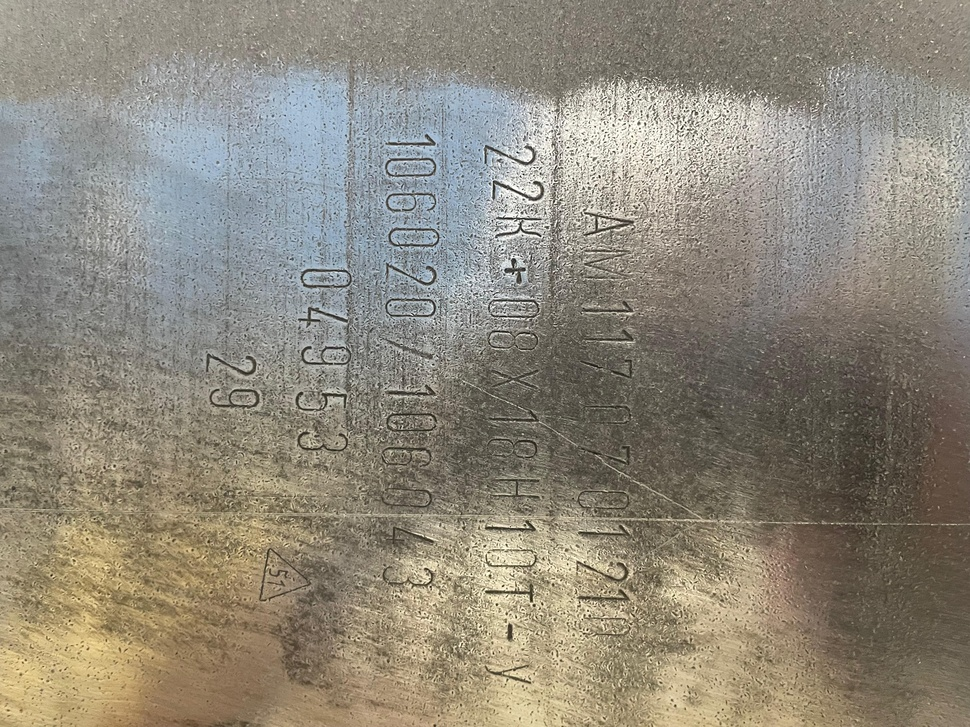
#> input picture Росатом исходники/train/imgs/102.JPG, 970 x 727 px, shrunk from 4032 x 3024 before the run, found by its file name; its folder holds only this picture in this run
$ python processing.py
#> lines starting #> are read from the running program, lines starting #| are printed output that depends on the picture
import os
import cv2

# Путь к папке с изображениями и аннотациями
input_folder = "train Росатом/train/imgs"
output_folder = "image_preprocessed"  # Укажите нужный путь к папке для сохранения результатов

# Создаем выходную папку, если её нет
os.makedirs(output_folder, exist_ok=True)

# Функция для обработки и сохранения выделенных областей
def process_image(image_path, output_folder):
    # Открываем изображение
#> called with image_path = 'train Росатом/train/imgs/102.JPG', output_folder = 'image_preprocessed'
    image = cv2.imread(image_path)
#> image is the input picture: shape (727, 970, 3); mean B, G, R 124, 137.3, 143.3

    # Преобразуем изображение в оттенки серого
    gray_img = cv2.cvtColor(image, cv2.COLOR_BGR2GRAY)
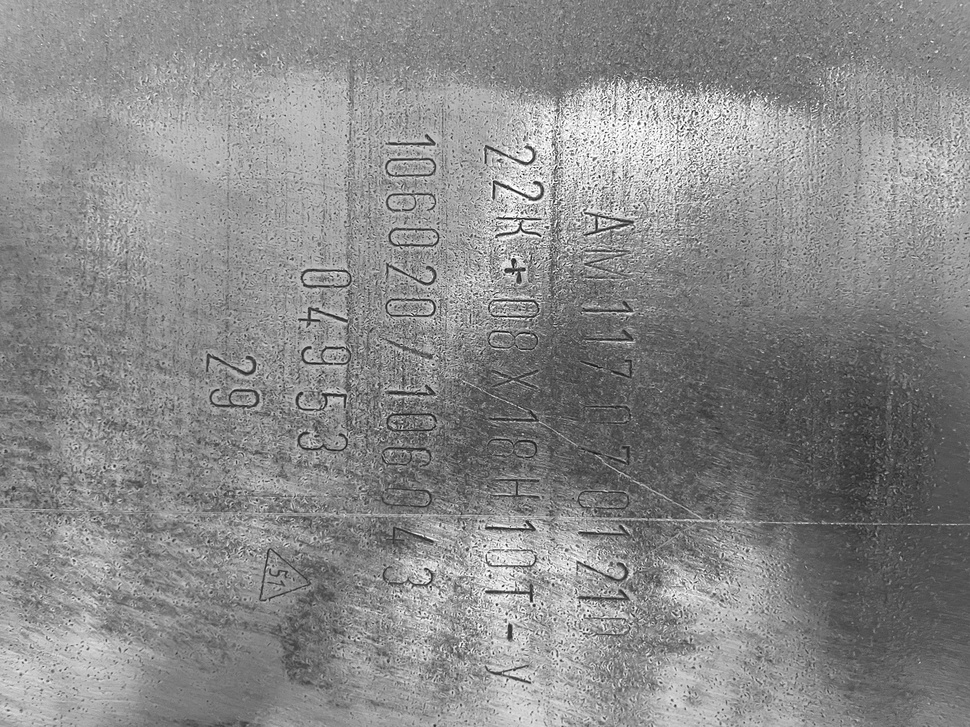
#> gray_img: shape (727, 970); min 4, max 255, mean 137.6

    # Применяем медианный фильтр
    median_image = cv2.medianBlur(gray_img, 5)

    # Применяем фильтр Лапласа для выделения границ
    laplac = cv2.Laplacian(median_image, cv2.THRESH_BINARY, scale=0.55, ksize=5)
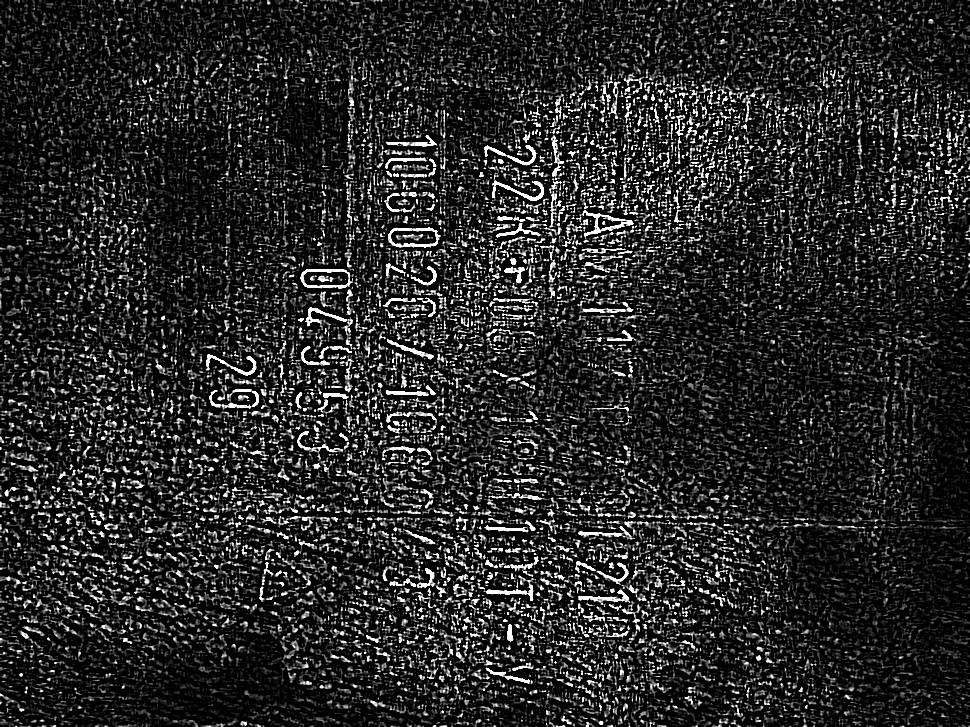
#> laplac: shape (727, 970); min 0, max 255, mean 39

    # Генерируем уникальное имя файла для каждой области
    base_name = os.path.splitext(os.path.basename(image_path))[0]
    output_file = f"{base_name}.jpg"

    # Сохраняем изображение в указанной выходной папке
    cv2.imwrite(os.path.join(output_folder, output_file), laplac)
    print(f"Сохранено: {os.path.join(output_folder, output_file)}")

# Проходим по всем изображениям в папке ввода
for image_name in os.listdir(input_folder):
    # Определяем путь к изображению
    image_path = os.path.join(input_folder, image_name)

    # Проверяем, что это файл изображения (по расширению, например, .jpg, .png)
    if image_name.lower().endswith(('.png', '.jpg', '.jpeg', '.bmp', '.tiff')):
        process_image(image_path, output_folder)

$ run again, on Росатом исходники/train/imgs/123.JPG
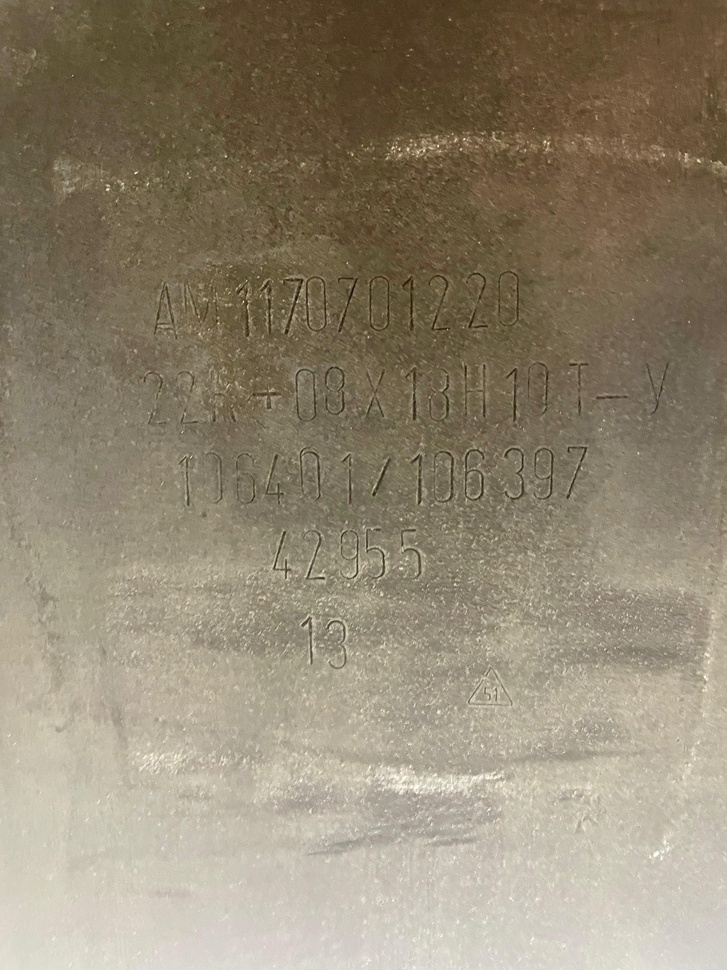
#> input picture Росатом исходники/train/imgs/123.JPG, 727 x 970 px, shrunk from 3024 x 4032 before the run, found by its file name
#> in process_image, image is the input picture: shape (970, 727, 3); mean B, G, R 113.8, 134.7, 145.8
#> in process_image, `gray_img = cv2.cvtColor(image, cv2.COLOR_BGR2GRAY)`:
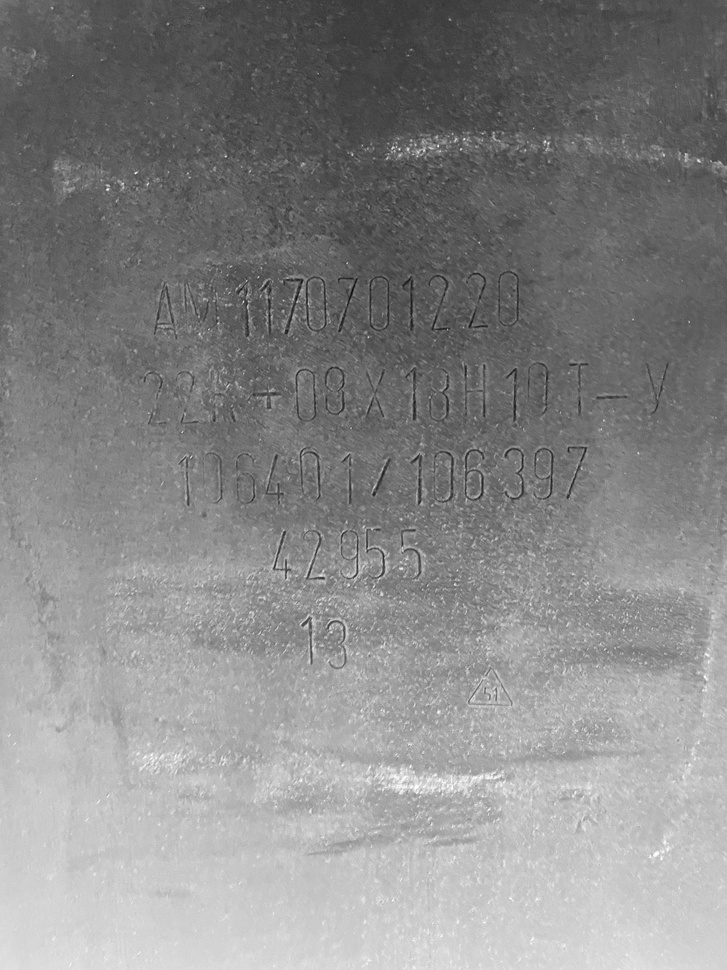
#> gray_img: shape (970, 727); min 6, max 254, mean 135.6
#> in process_image, `laplac = cv2.Laplacian(median_image, cv2.THRESH_BINARY, scale=0.55, ks..`:
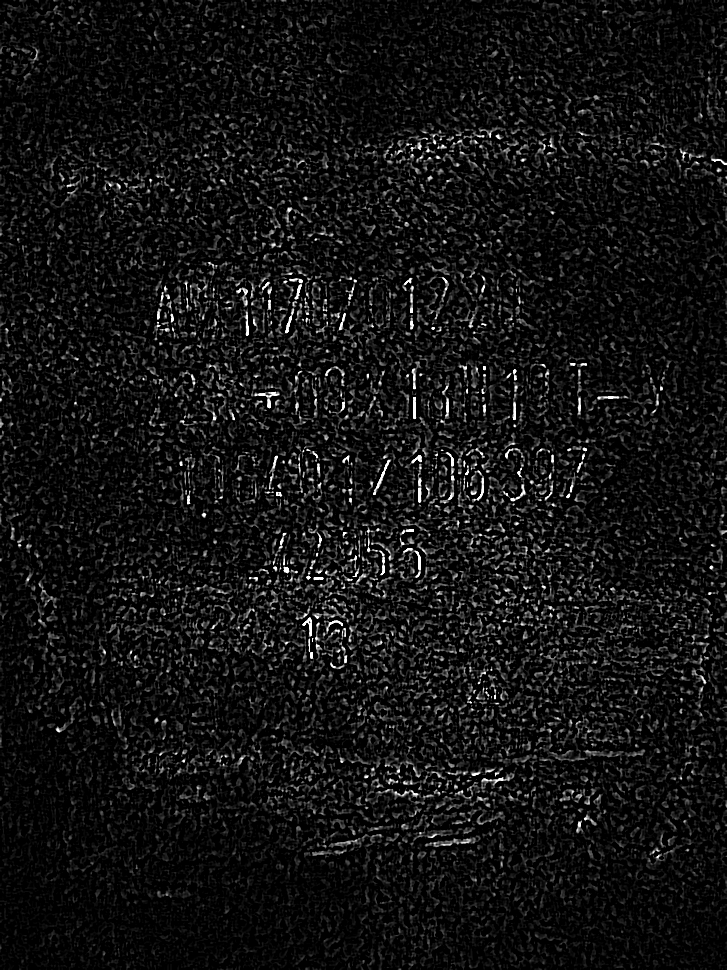
#> laplac: shape (970, 727); min 0, max 255, mean 18.7

$ run again, on Росатом исходники/train/imgs/124.jpg
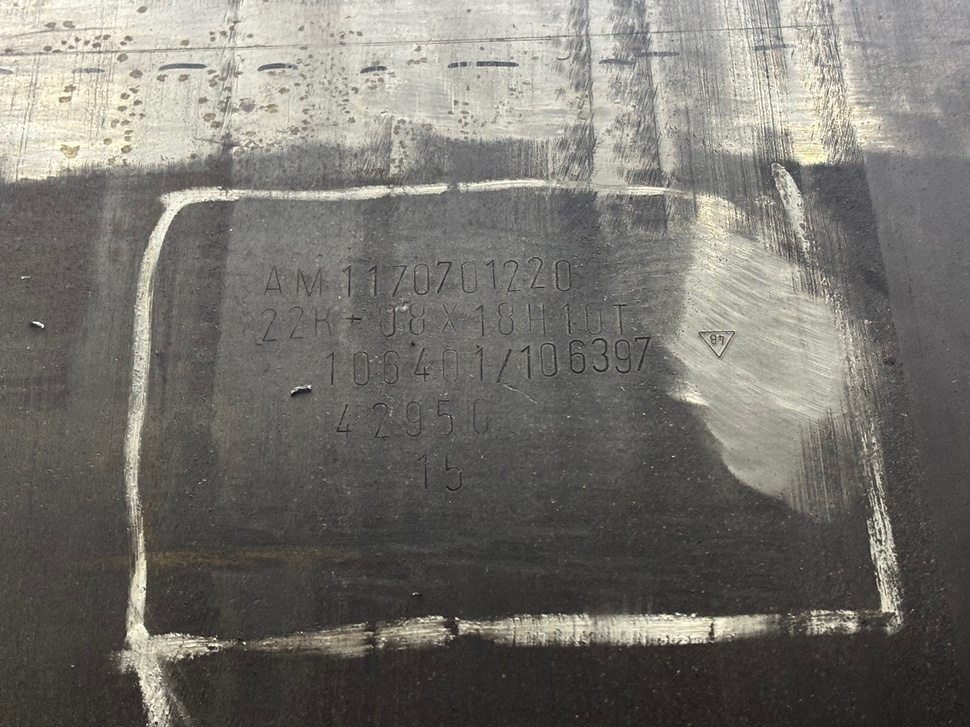
#> input picture Росатом исходники/train/imgs/124.jpg, 970 x 727 px, shrunk from 2016 x 1512 before the run, found by its file name
#> in process_image, image is the input picture: shape (727, 970, 3); mean B, G, R 109.4, 115.5, 117.5
#> in process_image, `median_image = cv2.medianBlur(gray_img, 5)`:
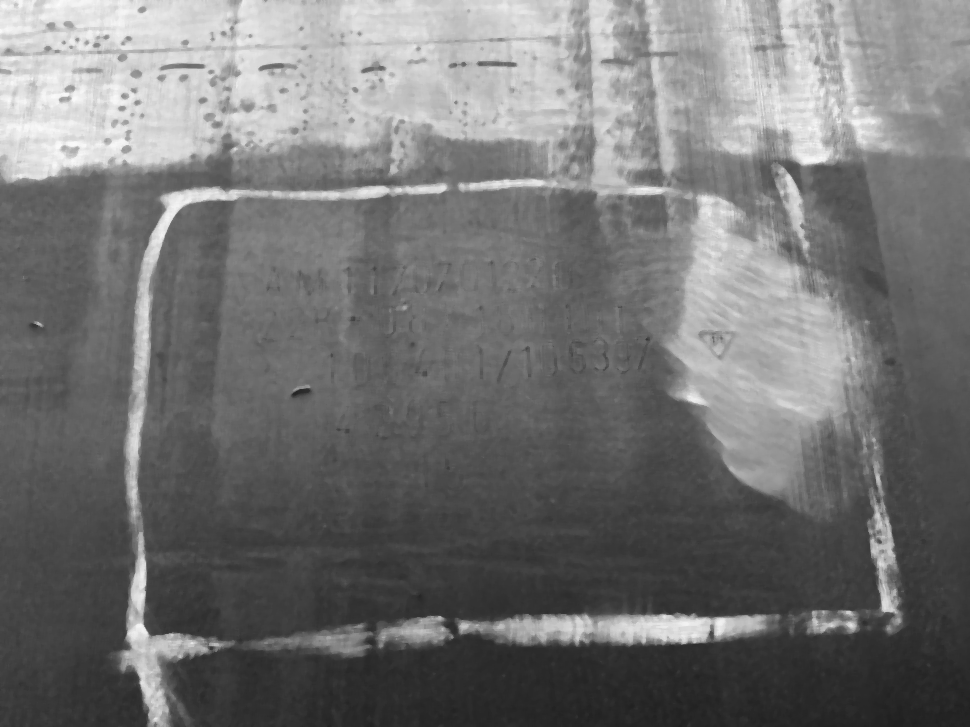
#> median_image: shape (727, 970); min 31, max 251, mean 115.4
#> in process_image, `laplac = cv2.Laplacian(median_image, cv2.THRESH_BINARY, scale=0.55, ks..`:
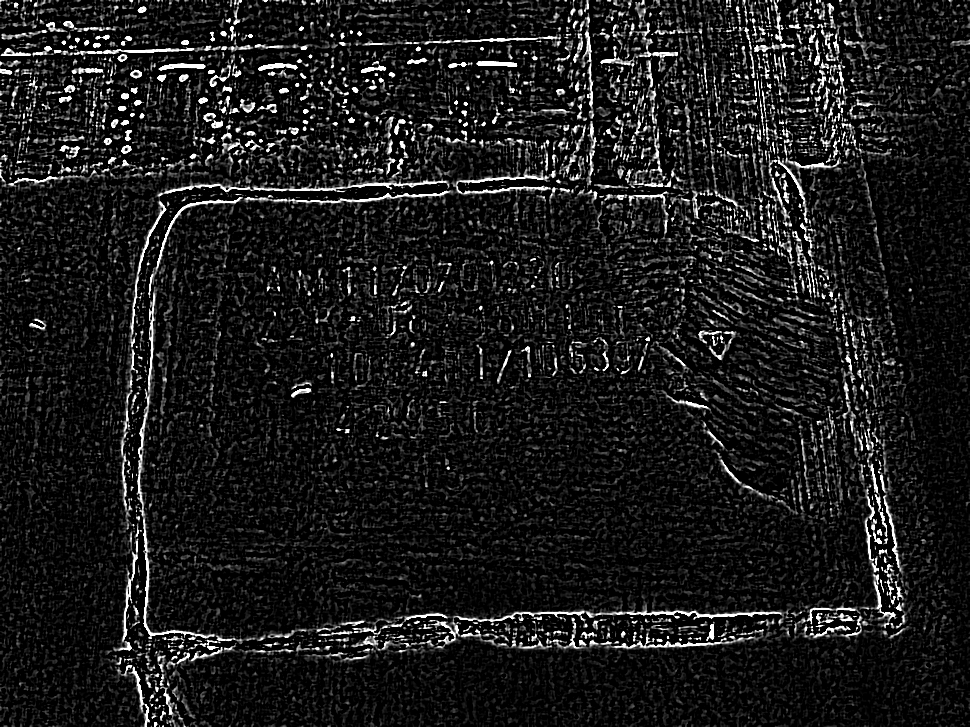
#> laplac: shape (727, 970); min 0, max 255, mean 26.8

$ run again, on Росатом исходники/train/imgs/125.JPG
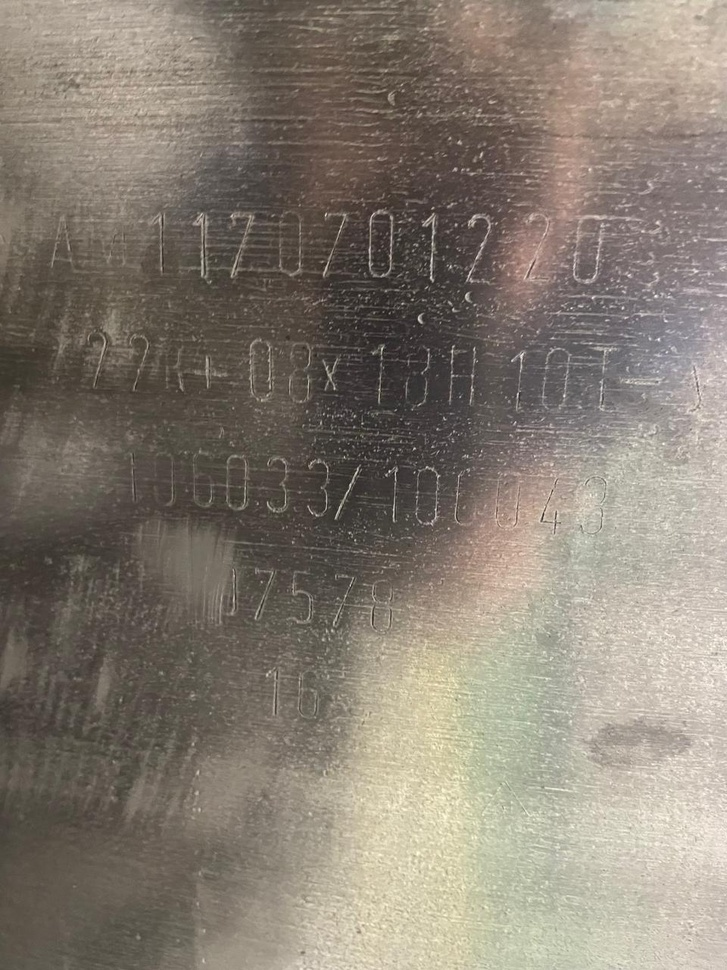
#> input picture Росатом исходники/train/imgs/125.JPG, 727 x 970 px, shrunk from 960 x 1280 before the run, found by its file name
#> in process_image, image is the input picture: shape (970, 727, 3); mean B, G, R 114.7, 126, 134.7
#> in process_image, `gray_img = cv2.cvtColor(image, cv2.COLOR_BGR2GRAY)`:
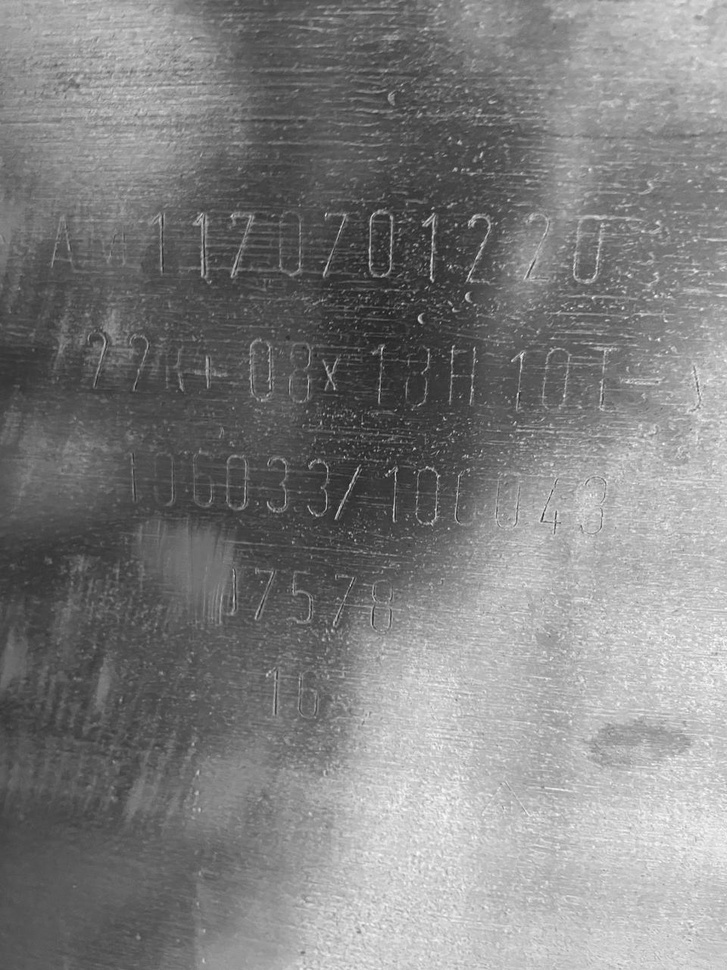
#> gray_img: shape (970, 727); min 19, max 253, mean 127.3
#> in process_image, `laplac = cv2.Laplacian(median_image, cv2.THRESH_BINARY, scale=0.55, ks..`:
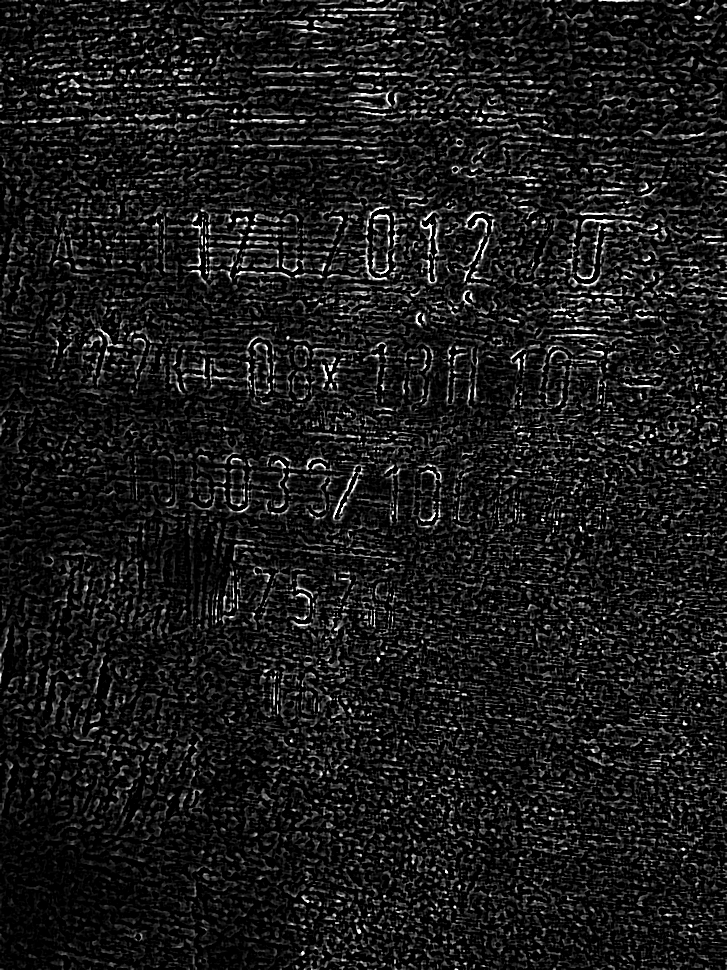
#> laplac: shape (970, 727); min 0, max 255, mean 26.4
